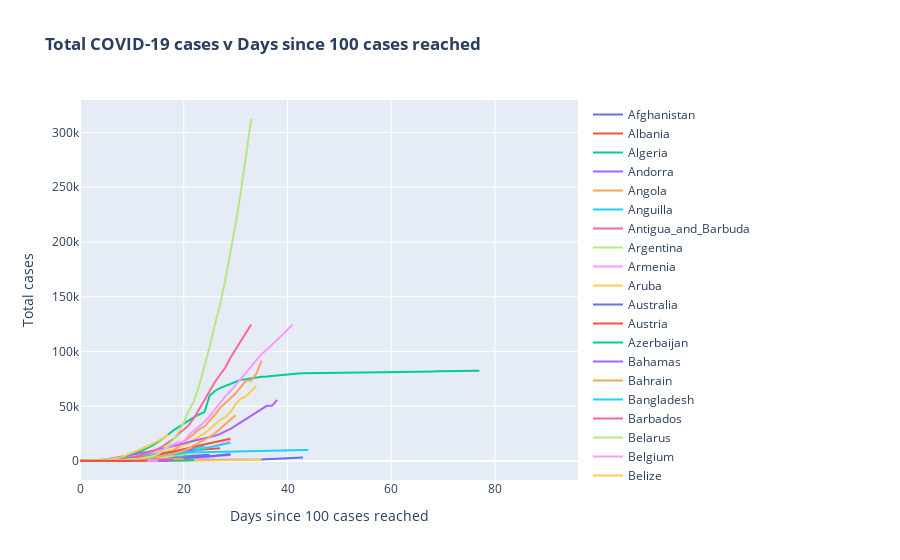

Source (notebook cell):
### Markdown cell above
## Allow us to select any country and add some labels

### Code cell
# choose the countries we want on the plot
countries = data['countriesAndTerritories'].unique()

# choose whether we want to plot total_cases or total_deaths
var = 'total_cases'

# choose how many cumulative deaths/or cases to use as point 0
index_ = 100

# create dataframes for plotting and traces in a loop ... useful when there's lots of them

dfs = dict()
traces = dict()
plots = []

for i in countries:
    try:
        dfs[i] = reindex(make_chart_data(i),var,index_)
        traces[i] = go.Scatter(x=dfs[i].index, y=dfs[i][var], mode = 'lines', name = i)
        plots.append(traces[i])
            
    except:
        pass
    
fig = go.Figure(plots)
#
fig.update_layout( title="<b>Total COVID-19 cases v Days since "+str(index_)+" "+ var.split('_')[1]+" reached")
fig.layout.xaxis.update(title='Days since '+ str(index_)+' '+ var.split('_')[1] +' reached')
fig.layout.yaxis.update(title=(' '.join(var.split('_')).capitalize()))


fig.show()
